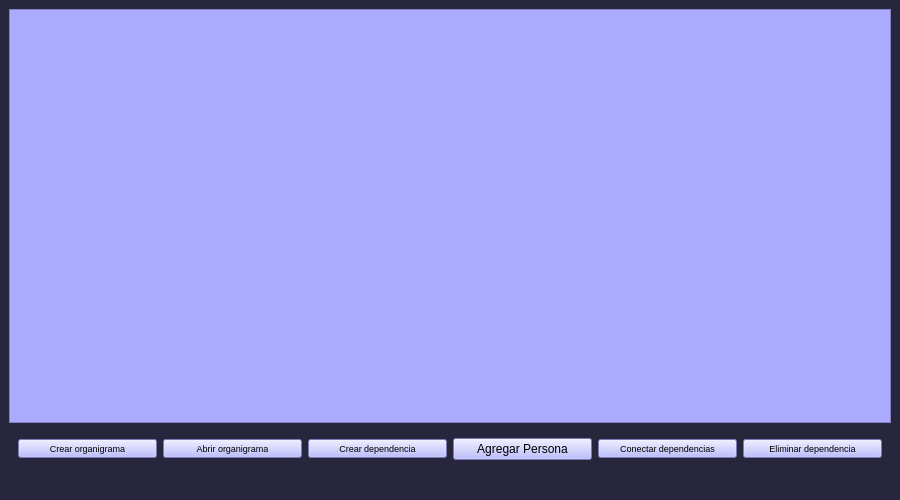
<?xml version="1.0" encoding="UTF-8"?>
<ui version="4.0">
 <class>MainWindow</class>
 <widget class="QMainWindow" name="MainWindow">
  <property name="geometry">
   <rect>
    <x>0</x>
    <y>0</y>
    <width>900</width>
    <height>500</height>
   </rect>
  </property>
  <property name="minimumSize">
   <size>
    <width>900</width>
    <height>500</height>
   </size>
  </property>
  <property name="windowTitle">
   <string>Crear Organigrama</string>
  </property>
  <property name="styleSheet">
   <string notr="true">background-color:#27263c;</string>
  </property>
  <widget class="QWidget" name="centralwidget">
   <layout class="QVBoxLayout" name="verticalLayout">
    <item>
     <widget class="QGraphicsView" name="qgv">
      <property name="minimumSize">
       <size>
        <width>850</width>
        <height>400</height>
       </size>
      </property>
      <property name="styleSheet">
       <string notr="true">background:rgb(170, 170, 255);</string>
      </property>
     </widget>
    </item>
    <item>
     <widget class="QWidget" name="widget" native="true">
      <layout class="QHBoxLayout" name="horizontalLayout">
       <item>
        <widget class="QPushButton" name="crear_organigrama">
         <property name="minimumSize">
          <size>
           <width>100</width>
           <height>0</height>
          </size>
         </property>
         <property name="maximumSize">
          <size>
           <width>199</width>
           <height>16777215</height>
          </size>
         </property>
         <property name="font">
          <font>
           <pointsize>7</pointsize>
          </font>
         </property>
         <property name="cursor">
          <cursorShape>PointingHandCursor</cursorShape>
         </property>
         <property name="styleSheet">
          <string notr="true">background:rgb(170, 170, 255);
</string>
         </property>
         <property name="text">
          <string>Crear organigrama</string>
         </property>
         <property name="icon">
          <iconset>
           <normaloff>icons8-estructura-de-árbol-50.png</normaloff>icons8-estructura-de-árbol-50.png</iconset>
         </property>
        </widget>
       </item>
       <item>
        <widget class="QPushButton" name="abrir_organigrama">
         <property name="minimumSize">
          <size>
           <width>100</width>
           <height>0</height>
          </size>
         </property>
         <property name="maximumSize">
          <size>
           <width>200</width>
           <height>16777215</height>
          </size>
         </property>
         <property name="font">
          <font>
           <pointsize>7</pointsize>
          </font>
         </property>
         <property name="cursor">
          <cursorShape>PointingHandCursor</cursorShape>
         </property>
         <property name="styleSheet">
          <string notr="true">background:rgb(170, 170, 255);</string>
         </property>
         <property name="text">
          <string>Abrir organigrama</string>
         </property>
         <property name="icon">
          <iconset>
           <normaloff>icons8-abrir-carpeta-50.png</normaloff>icons8-abrir-carpeta-50.png</iconset>
         </property>
        </widget>
       </item>
       <item>
        <widget class="QPushButton" name="crear_dependencia">
         <property name="minimumSize">
          <size>
           <width>100</width>
           <height>0</height>
          </size>
         </property>
         <property name="maximumSize">
          <size>
           <width>200</width>
           <height>16777215</height>
          </size>
         </property>
         <property name="font">
          <font>
           <pointsize>7</pointsize>
          </font>
         </property>
         <property name="cursor">
          <cursorShape>PointingHandCursor</cursorShape>
         </property>
         <property name="styleSheet">
          <string notr="true">background:rgb(170, 170, 255);</string>
         </property>
         <property name="text">
          <string>Crear dependencia</string>
         </property>
         <property name="icon">
          <iconset>
           <normaloff>icons8-computadoras-conectando-30.png</normaloff>icons8-computadoras-conectando-30.png</iconset>
         </property>
        </widget>
       </item>
       <item>
        <widget class="QPushButton" name="Add_Persona">
         <property name="minimumSize">
          <size>
           <width>100</width>
           <height>0</height>
          </size>
         </property>
         <property name="maximumSize">
          <size>
           <width>200</width>
           <height>16777215</height>
          </size>
         </property>
         <property name="styleSheet">
          <string notr="true">background:rgb(170, 170, 255);
</string>
         </property>
         <property name="text">
          <string>Agregar Persona</string>
         </property>
        </widget>
       </item>
       <item>
        <widget class="QPushButton" name="conectar_dependencia">
         <property name="minimumSize">
          <size>
           <width>100</width>
           <height>0</height>
          </size>
         </property>
         <property name="maximumSize">
          <size>
           <width>200</width>
           <height>16777215</height>
          </size>
         </property>
         <property name="font">
          <font>
           <pointsize>7</pointsize>
          </font>
         </property>
         <property name="cursor">
          <cursorShape>PointingHandCursor</cursorShape>
         </property>
         <property name="styleSheet">
          <string notr="true">background:rgb(170, 170, 255);</string>
         </property>
         <property name="text">
          <string>Conectar dependencias</string>
         </property>
         <property name="icon">
          <iconset>
           <normaloff>icons8-conectar-50.png</normaloff>icons8-conectar-50.png</iconset>
         </property>
        </widget>
       </item>
       <item>
        <widget class="QPushButton" name="eliminar_dependencia">
         <property name="minimumSize">
          <size>
           <width>100</width>
           <height>0</height>
          </size>
         </property>
         <property name="maximumSize">
          <size>
           <width>200</width>
           <height>16777215</height>
          </size>
         </property>
         <property name="font">
          <font>
           <pointsize>7</pointsize>
          </font>
         </property>
         <property name="cursor">
          <cursorShape>PointingHandCursor</cursorShape>
         </property>
         <property name="styleSheet">
          <string notr="true">background:rgb(170, 170, 255);</string>
         </property>
         <property name="text">
          <string>Eliminar dependencia</string>
         </property>
         <property name="icon">
          <iconset>
           <normaloff>icons8-eliminar-24.png</normaloff>icons8-eliminar-24.png</iconset>
         </property>
        </widget>
       </item>
      </layout>
     </widget>
    </item>
   </layout>
  </widget>
  <widget class="QMenuBar" name="menubar">
   <property name="geometry">
    <rect>
     <x>0</x>
     <y>0</y>
     <width>900</width>
     <height>22</height>
    </rect>
   </property>
  </widget>
  <widget class="QStatusBar" name="statusbar"/>
 </widget>
 <resources/>
 <connections/>
</ui>
